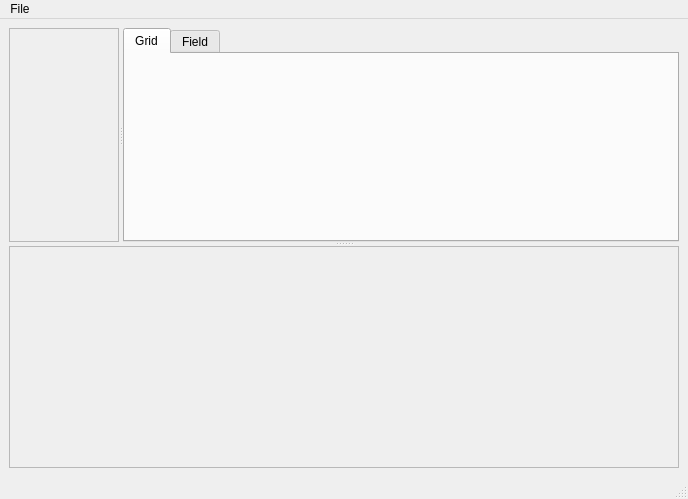
<?xml version="1.0" encoding="UTF-8"?>
<ui version="4.0">
 <class>MainWindow</class>
 <widget class="QMainWindow" name="MainWindow">
  <property name="geometry">
   <rect>
    <x>0</x>
    <y>0</y>
    <width>688</width>
    <height>499</height>
   </rect>
  </property>
  <property name="windowTitle">
   <string>MainWindow</string>
  </property>
  <widget class="QWidget" name="centralwidget">
   <property name="sizePolicy">
    <sizepolicy hsizetype="Maximum" vsizetype="Maximum">
     <horstretch>1</horstretch>
     <verstretch>1</verstretch>
    </sizepolicy>
   </property>
   <layout class="QVBoxLayout" name="verticalLayout_2">
    <item>
     <widget class="QSplitter" name="splitter_2">
      <property name="orientation">
       <enum>Qt::Vertical</enum>
      </property>
      <widget class="QSplitter" name="splitter">
       <property name="orientation">
        <enum>Qt::Horizontal</enum>
       </property>
       <widget class="QFrame" name="viewer_frame">
        <property name="sizePolicy">
         <sizepolicy hsizetype="Maximum" vsizetype="Maximum">
          <horstretch>0</horstretch>
          <verstretch>0</verstretch>
         </sizepolicy>
        </property>
        <property name="minimumSize">
         <size>
          <width>100</width>
          <height>100</height>
         </size>
        </property>
        <property name="frameShape">
         <enum>QFrame::StyledPanel</enum>
        </property>
        <property name="frameShadow">
         <enum>QFrame::Raised</enum>
        </property>
        <layout class="QVBoxLayout" name="verticalLayout_4">
         <item>
          <layout class="QVBoxLayout" name="viewer_layout"/>
         </item>
        </layout>
       </widget>
       <widget class="QTabWidget" name="tabWidget">
        <property name="sizePolicy">
         <sizepolicy hsizetype="MinimumExpanding" vsizetype="Expanding">
          <horstretch>0</horstretch>
          <verstretch>0</verstretch>
         </sizepolicy>
        </property>
        <property name="currentIndex">
         <number>0</number>
        </property>
        <widget class="QWidget" name="tab_3">
         <property name="sizePolicy">
          <sizepolicy hsizetype="Maximum" vsizetype="Maximum">
           <horstretch>0</horstretch>
           <verstretch>0</verstretch>
          </sizepolicy>
         </property>
         <attribute name="title">
          <string>Grid</string>
         </attribute>
        </widget>
        <widget class="QWidget" name="tab_4">
         <attribute name="title">
          <string>Field</string>
         </attribute>
        </widget>
       </widget>
      </widget>
      <widget class="QFrame" name="frame_2">
       <property name="sizePolicy">
        <sizepolicy hsizetype="Preferred" vsizetype="MinimumExpanding">
         <horstretch>0</horstretch>
         <verstretch>0</verstretch>
        </sizepolicy>
       </property>
       <property name="frameShape">
        <enum>QFrame::StyledPanel</enum>
       </property>
       <property name="frameShadow">
        <enum>QFrame::Raised</enum>
       </property>
      </widget>
     </widget>
    </item>
   </layout>
  </widget>
  <widget class="QMenuBar" name="menubar">
   <property name="geometry">
    <rect>
     <x>0</x>
     <y>0</y>
     <width>688</width>
     <height>22</height>
    </rect>
   </property>
   <widget class="QMenu" name="menuFile">
    <property name="title">
     <string>File</string>
    </property>
    <addaction name="actionQuit"/>
   </widget>
   <addaction name="menuFile"/>
  </widget>
  <widget class="QStatusBar" name="statusbar"/>
  <action name="actionQuit">
   <property name="text">
    <string>Quit</string>
   </property>
  </action>
 </widget>
 <resources/>
 <connections/>
</ui>
